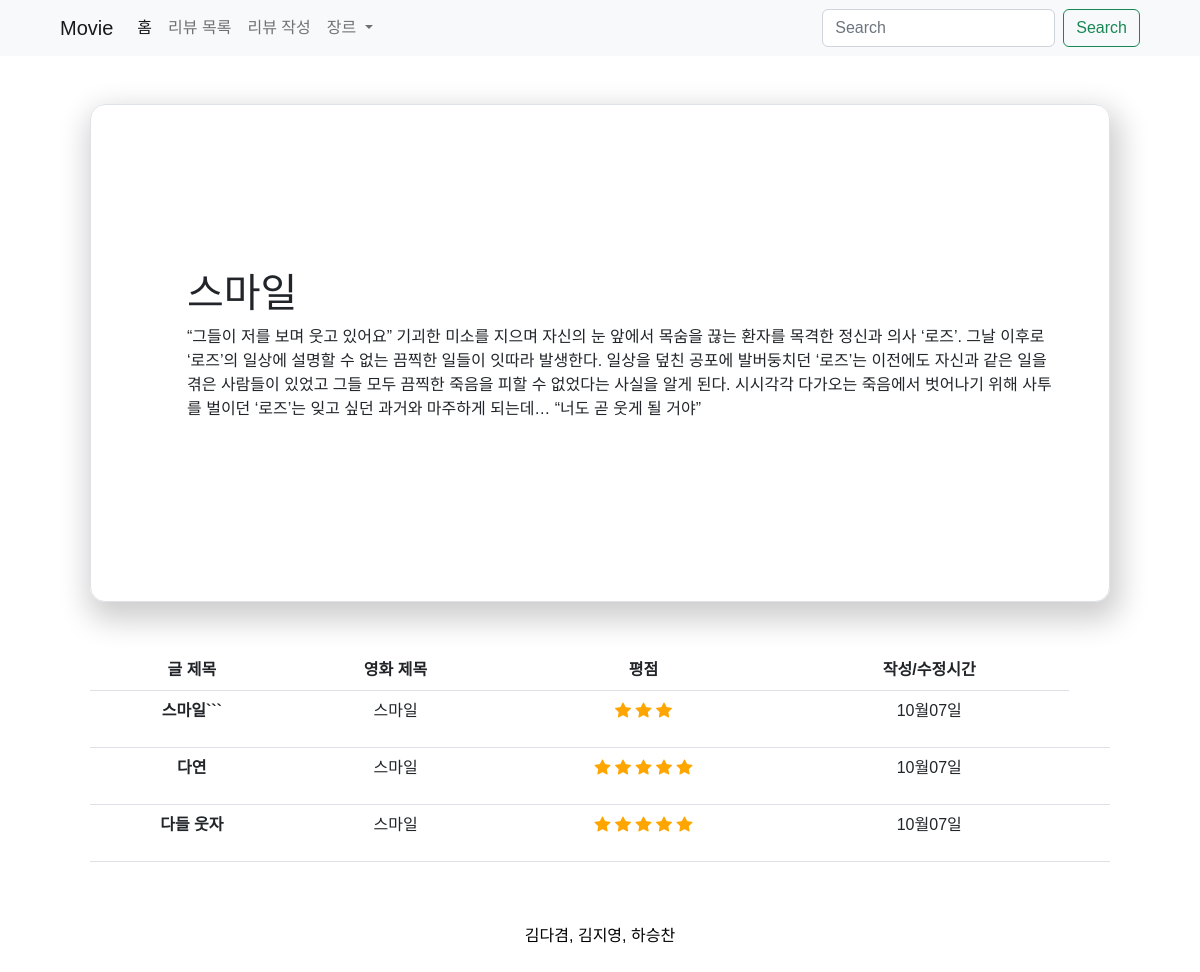
The app's page /movies/7/movie_detail, older data.
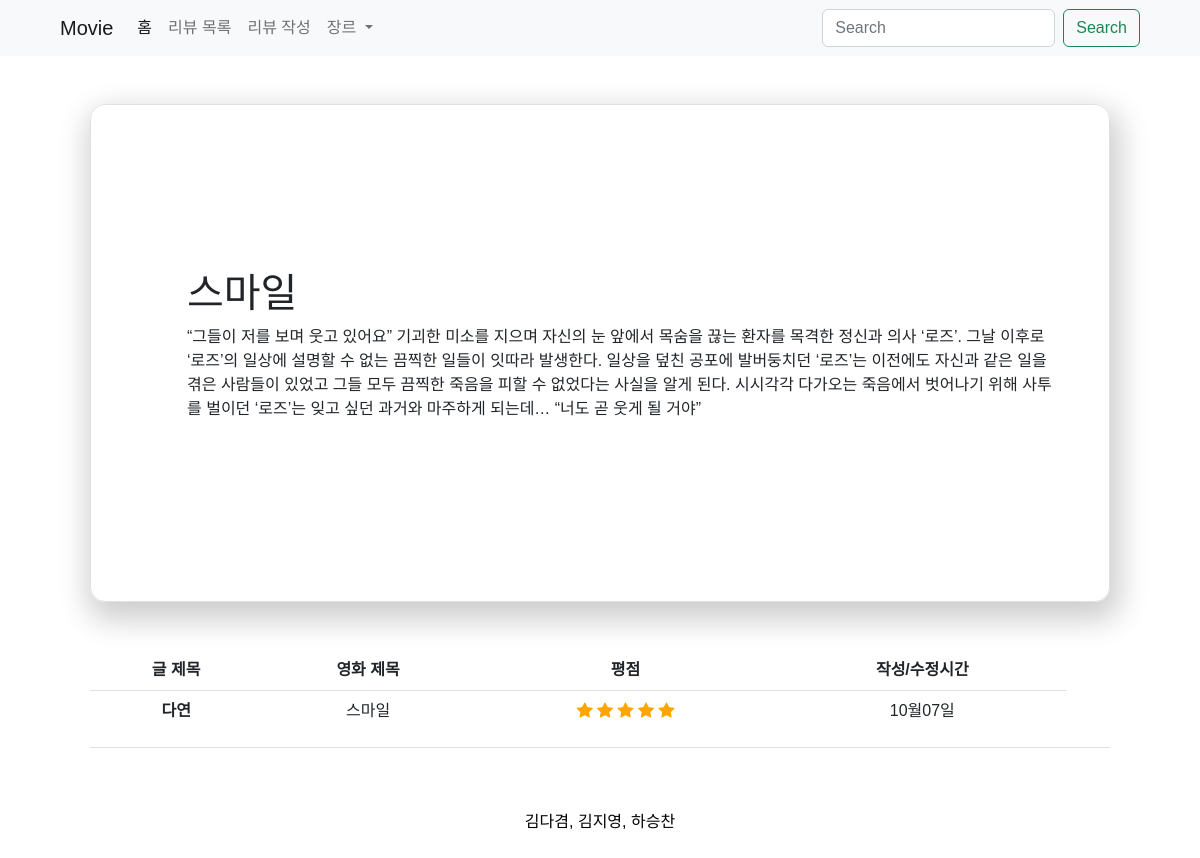
The same page, newer data.
### movies/models.py (models this page shows)
class Review(models.Model):
    title = models.CharField(max_length=30)
    content = models.TextField()
    movie_name = models.CharField(max_length=30, choices=title_table)
    grade = models.IntegerField(choices=RATE_CHOICES)
    created_at = models.DateField(auto_now_add=True)
    updated_at = models.DateField(auto_now=True)
    genre = models.CharField(max_length=5, choices=genre_table)

### movies/views.py (the view)
# urls.py: path("<int:pk>/movie_detail", views.movie_detail, name="movie_detail"),
def movie_detail(request, pk):
    movie = Movie.objects.get(pk=pk)
    movie_get_title = movie.movie_title
    movie_filter = Review.objects.filter(movie_name=movie_get_title)
    dt_img_list = {
    2: 'https://an2-img.amz.wtchn.net/image/v2/chphdsVeY3rZbgV09N1kSw.jpg?jwt=ZXlKaGJHY2lPaUpJVXpJMU5pSjkuZXlKdmNIUnpJanBiSW1SZk5Ea3dlRGN3TUhFNE1DSmRMQ0p3SWpvaUwzWXlMM04wYjNKbEwybHRZV2RsTHpFMk5qSTFNekUyT0RBM016azRPVE00TlRRaWZRLjE0aGxoN2lkS3dZX1ZqVWd2MHlJeEpULXV3WlZRcjU1dllMNnVVaEVCc0U',
    3: 'https://an2-img.amz.wtchn.net/image/v2/8_d-c7PXw6gZ4kbRV0z4EA.jpg?jwt=ZXlKaGJHY2lPaUpJVXpJMU5pSjkuZXlKdmNIUnpJanBiSW1SZk5Ea3dlRGN3TUhFNE1DSmRMQ0p3SWpvaUwzWXlMM04wYjNKbEwybHRZV2RsTHpFMk5qSTFNekU1TVRJeE1EWXlNRGN4T0RraWZRLnNLb1ZqWTIxcnZscXZnR2xVOVNRTnJQcEpoUHl6bTRLaG1YUTl5SFNwMnM',
    4: 'https://an2-img.amz.wtchn.net/image/v2/A3w93ZJKG1mmpfhnT4fviA.jpg?jwt=ZXlKaGJHY2lPaUpJVXpJMU5pSjkuZXlKdmNIUnpJanBiSW1SZk5Ea3dlRGN3TUhFNE1DSmRMQ0p3SWpvaUwzWXlMM04wYjNKbEwybHRZV2RsTHpFMk5qRTJPVFF4TWprMU1EVTROakkwTVRjaWZRLjhlVmVkcUhkQzVSa1E3R1VCc1lKSG92aW9KdlZRSDljTk00UmVyYk1ibnM',
    5: 'https://an2-img.amz.wtchn.net/image/v2/LORpaHa1ccOKSEB_1aS6SA.jpg?jwt=ZXlKaGJHY2lPaUpJVXpJMU5pSjkuZXlKdmNIUnpJanBiSW1SZk5Ea3dlRGN3TUhFNE1DSmRMQ0p3SWpvaUwzWXlMM04wYjNKbEwybHRZV2RsTHpFMk16STNPVEU0TWprek1ERXpOVGd5TkRraWZRLkcxY2d5eFQzY193WmhINm5wUkdZTFFKRmJDbHVoai1sME9wUDNMMFV0aUE',
    6: 'https://an2-img.amz.wtchn.net/image/v2/b-HjLSBuEhkWB1VylnIeyA.jpg?jwt=ZXlKaGJHY2lPaUpJVXpJMU5pSjkuZXlKdmNIUnpJanBiSW1SZk5Ea3dlRGN3TUhFNE1DSmRMQ0p3SWpvaUwzWXlMM04wYjNKbEwybHRZV2RsTHpFMk5qTXpNVE15TkRnME5UWTRNakEwT0RJaWZRLmp4Qk9lS3MtdnVrU093V1k0NFpfVjBoWUlUUE9WT3JiOFhKclM0UTJuVWc',
    7: 'https://an2-img.amz.wtchn.net/image/v2/Oa-1ShMGkP6KeN0oMtbysQ.jpg?jwt=ZXlKaGJHY2lPaUpJVXpJMU5pSjkuZXlKdmNIUnpJanBiSW1SZk5Ea3dlRGN3TUhFNE1DSmRMQ0p3SWpvaUwzWXlMM04wYjNKbEwybHRZV2RsTHpFMk5qTTRNVE0zTURZME9EVXhNamN4TXpBaWZRLkk4dF80SkZLQkQ3Tld1c3JQMXR3Y1R1UkRPUW5CNVliemNzM0NlamdEWjQ',
    8: 'https://an2-img.amz.wtchn.net/image/v2/bw4jfVYFEl8JQKAtu6btTA.jpg?jwt=ZXlKaGJHY2lPaUpJVXpJMU5pSjkuZXlKdmNIUnpJanBiSW1SZk5Ea3dlRGN3TUhFNE1DSmRMQ0p3SWpvaUwzWXhMM2x5WVRKM1pqRmtOSFJoYkc5NU5YRXpPWFYzSW4wLmF5Wk5HNmhtejZsVF9UVU83ZXpYV015ak95UDZVdkR5ZlRNTzJKX2NVUG8',
    9: 'https://an2-img.amz.wtchn.net/image/v2/jSs8bTuAHmCKAs7W_B730A.jpg?jwt=ZXlKaGJHY2lPaUpJVXpJMU5pSjkuZXlKdmNIUnpJanBiSW1SZk5Ea3dlRGN3TUhFNE1DSmRMQ0p3SWpvaUwzWXlMM04wYjNKbEwybHRZV2RsTHpFMk5qTTRNVFF4TXpnMk1EY3pNVGt5T1RnaWZRLnNmOTMtay1qbG0zN1F6a0taSkg3RWdWUjc3SlNaSktHcE5sMEZSNlJxOTA',}
    poster_img= dt_img_list.get(pk)
    context = {
        'movie': movie,
        'movie_filter': movie_filter,
        'poster_img':poster_img
    }
    return render(request, 'movies/movie_detail.html', context)

### movies/templates/movies/movie_detail.html (shortened to what this page needs)
{% extends 'base.html' %}
{% block content %}
  <div class="container p-5">
    <div class="d-flex border p-5" style="height: 100%; box-shadow: 4px 12px 30px 6px rgb(0 0 0 / 20%); border-radius: 15px;">
      <div class="my-auto ms-5">
        <h1>{{ movie.movie_title }}</h1>
        <p>{{ movie.movie_conent }}</p>
      </div>
    </div>
    <table class="table text-center mt-5">
      <thead>
        <tr>
          <th scope="col">글 제목</th>
          <th scope="col">영화 제목</th>
          <th scope="col">평점</th>
          <th scope="col">작성/수정시간</th>
        </tr>
      </thead>
      <tbody class="mb-0">
        {% for review in movie_filter %}
          <tr>
            <th scope="row">
              <a href="{% url 'movies:detail' review.pk %}" class="text-decoration-none text-dark">{{ review.title }}</a>
            </th>
            <td>{{ review.movie_name }}</td>
            <td>
              {% if review.grade == 5 %}
                <p>
                  <i class="bi bi-star-fill" style="color:orange;"></i>
                  <i class="bi bi-star-fill" style="color:orange;"></i>
                  <i class="bi bi-star-fill" style="color:orange;"></i>
                  <i class="bi bi-star-fill" style="color:orange;"></i>
                  <i class="bi bi-star-fill" style="color:orange;"></i>
                </p>
              {% endif %}
              {% if review.grade == 3 %}
                <p>
                  <i class="bi bi-star-fill" style="color:orange;"></i>
                  <i class="bi bi-star-fill" style="color:orange;"></i>
                  <i class="bi bi-star-fill" style="color:orange;"></i>
                </p>
              {% endif %}
            </td>
            <td>
              {% if review.created_at == review.updated_at %}
                {{ review.created_at|date:'m월d일' }}
              {% endif %}
            </td>
            <td>
            </td>
          </tr>
        {% endfor %}
      </tbody>
    </table>
  </div>
{% endblock %}

Row changes from the older to the newer data that the page shows:
removed Review: title "스마일```", movie_name "스마일", grade 3 (drawn), created_at "10월07일"
removed Review: title "다들 웃자", movie_name "스마일", grade 5 (drawn), created_at "10월07일"
